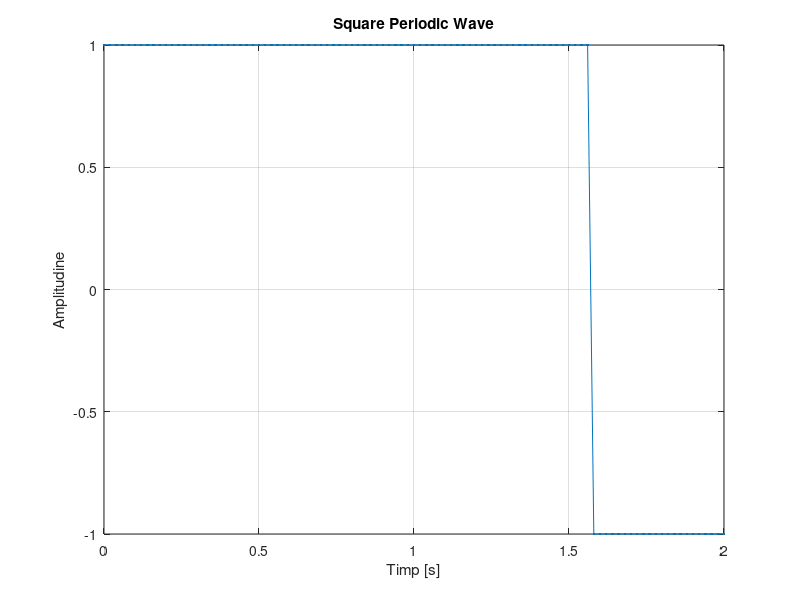

The MATLAB script that drew this image:
%Semnal dreptunghiular cu rezolutie temporara 20ms
t = 0:0.02:2; % seteaza noua rezolutie temporara de 20ms
x = square(t, 25);
plot(t,x,'.-'),xlabel('Timp [s]'),ylabel('Amplitudine'),title('Square Periodic Wave'),grid;